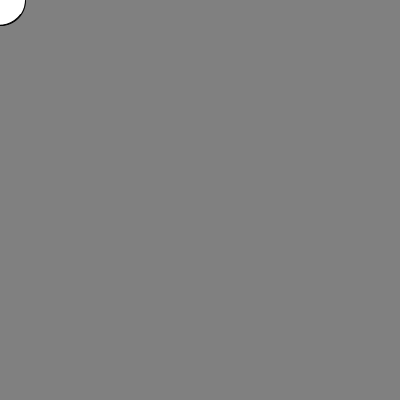
Frame 1 (no input)
Frame 60 (the mouse pressed at the canvas centre just before this capture): identical to frame 1, image omitted
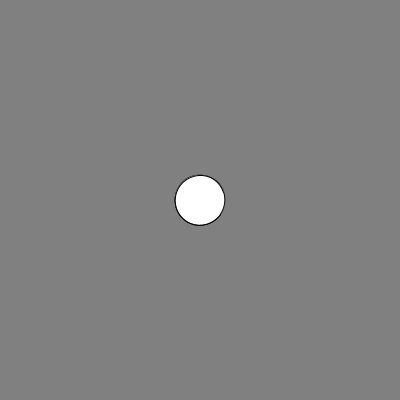
Frame 120 (the mouse held since frame 60 and released just before this capture)

The Processing sketch that drew these frames (run headless with seeded random() and noise(); from frame 60 on, the mouse is pressed at the canvas centre):

// Processing sketch: processing_50633
// ── processing_50633.pde

void setup(){
   
  size(400,400);
  

  frameRate(24);
 
 

}

void draw(){
  background(128);
  
  arc(mouseX,mouseY,50,50,0.63,5.97);
  

   arc(mouseX,mouseY,50,50,mouseX+0.0,mouseY+TWO_PI);
     
    
     arc(mouseX,mouseY,50,50,0.63,5.97);
     
       
  
    }
